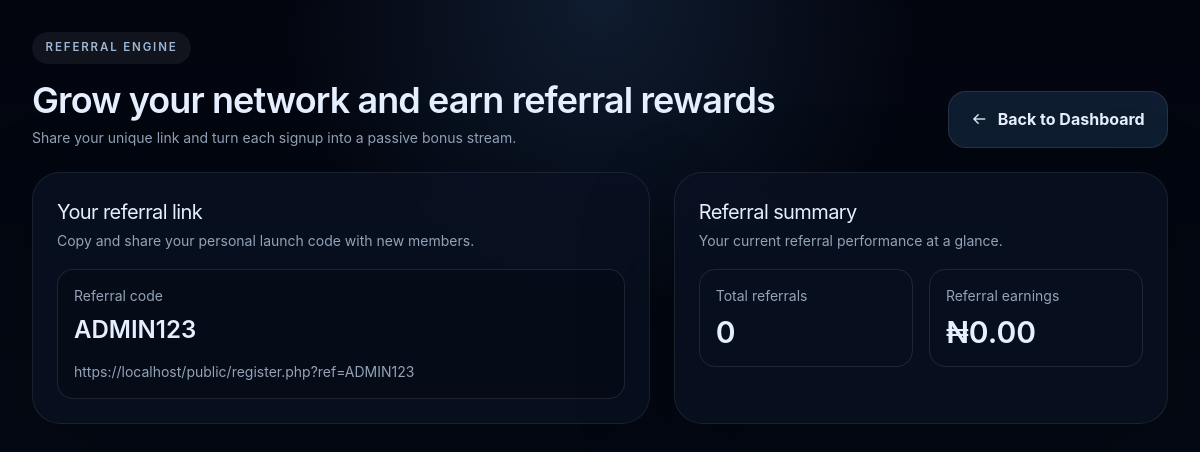
Page /referrals.php (signed in) on the committed database.
### tables this page shows
CREATE TABLE IF NOT EXISTS users (
    id INT AUTO_INCREMENT PRIMARY KEY,
    username VARCHAR(50) UNIQUE NOT NULL,
    email VARCHAR(100) UNIQUE NOT NULL,
    password VARCHAR(255) NOT NULL,
    referral_code VARCHAR(20) UNIQUE,
    referred_by INT DEFAULT NULL,
    is_admin TINYINT(1) DEFAULT 0,
    rank_level INT DEFAULT 1,
    total_referrals INT DEFAULT 0,
    referral_earnings DECIMAL(15,2) DEFAULT 0.00,
    created_at TIMESTAMP DEFAULT CURRENT_TIMESTAMP,
    updated_at TIMESTAMP DEFAULT CURRENT_TIMESTAMP ON UPDATE CURRENT_TIMESTAMP
);

### core/auth.php (called while the page is built, shortened)
<?php
require_once __DIR__ . '/database.php';
function getUser($user_id) {
    global $pdo;
    try {
        $stmt = $pdo->prepare("SELECT * FROM users WHERE id = ? LIMIT 1");
        $stmt->execute([$user_id]);
        return $stmt->fetch(PDO::FETCH_ASSOC);
    } catch (Exception $e) {
        error_log("GetUser Error: " . $e->getMessage());
        return false;
    }
}

### core/marketplace.php (called while the page is built, shortened)
<?php
require_once __DIR__ . '/notifications.php';
function getReferralSummary($user_id) {
    global $pdo;
    $stmt = $pdo->prepare("SELECT COUNT(*) as total_referrals, COALESCE(SUM(bonus_amount), 0) as total_bonus FROM referrals WHERE referrer_id = ?");
    $stmt->execute([$user_id]);
    return $stmt->fetch(PDO::FETCH_ASSOC);
}

### public/referrals.php (the view, shortened to what this page needs)
<?php
require_once __DIR__ . '/../core/database.php';
require_once __DIR__ . '/../core/auth.php';
require_once __DIR__ . '/../core/wallet.php';
require_once __DIR__ . '/../core/marketplace.php';
$user_id = $_SESSION['user_id'];
$user = getUser($user_id);
$summary = getReferralSummary($user_id);
$referralLink = 'https://' . $_SERVER['HTTP_HOST'] . '/public/register.php?ref=' . $user['referral_code'];
require_once __DIR__ . '/pages/header.php';
?>
<div class="flex flex-col gap-6">
    <div class="flex flex-col gap-3 lg:flex-row lg:items-end lg:justify-between">
        <div>
            <p class="badge">Referral engine</p>
            <h1 class="text-4xl font-semibold tracking-tight mt-4">Grow your network and earn referral rewards</h1>
            <p class="mt-2 text-sm text-slate-400">Share your unique link and turn each signup into a passive bonus stream.</p>
        </div>
        <a href="dashboard.php" class="action-button" style="max-width: 220px;"><i class="bx bx-arrow-back"></i> Back to Dashboard</a>
    </div>
    <div class="grid gap-6 lg:grid-cols-[1fr_0.8fr]">
        <section class="glass-card p-6">
            <div class="section-header">
                <div>
                    <h2>Your referral link</h2>
                    <p class="text-sm text-slate-400 mt-1">Copy and share your personal launch code with new members.</p>
                </div>
            </div>
            <div class="rounded-2xl border border-white/10 p-4 bg-black/20">
                <div class="text-sm text-slate-400 mb-2">Referral code</div>
                <div class="text-2xl font-semibold"><?= htmlspecialchars($user['referral_code']) ?></div>
                <div class="mt-4 text-sm text-slate-400 break-all"><?= htmlspecialchars($referralLink) ?></div>
            </div>
        </section>
        <section class="glass-card p-6">
            <div class="section-header">
                <div>
                    <h2>Referral summary</h2>
                    <p class="text-sm text-slate-400 mt-1">Your current referral performance at a glance.</p>
                </div>
            </div>
            <div class="grid gap-4 md:grid-cols-2">
                <div class="rounded-2xl border border-white/10 p-4">
                    <div class="text-sm text-slate-400">Total referrals</div>
                    <div class="text-3xl font-semibold mt-2"><?= (int) ($summary['total_referrals'] ?? 0) ?></div>
                </div>
                <div class="rounded-2xl border border-white/10 p-4">
                    <div class="text-sm text-slate-400">Referral earnings</div>
                    <div class="text-3xl font-semibold mt-2">₦<?= number_format($summary['total_bonus'] ?? 0, 2) ?></div>
                </div>
            </div>
        </section>
    </div>
</div>
<?php require_once __DIR__ . '/pages/footer.php'; ?>

### public/pages/header.php (style rules this page uses)
:root { color-scheme: dark; --bg: #050c17; --surface: rgba(10, 18, 35, 0.76); --surface-strong: rgba(15, 23, 42, 0.88); --border: rgba(255, 255, 255, 0.08); --text: #e6efff; --muted: #9fb7d6; --accent: #60a5fa; --accent-soft: rgba(96, 165, 250, 0.18); }
* { box-sizing: border-box; }
body { margin: 0; min-height: 100vh; background: radial-gradient(circle at top, rgba(96, 165, 250, 0.14), transparent 32%), linear-gradient(180deg, #02050e 0%, #050c17 100%); color: var(--text); font-family: Inter, ui-sans-serif, system-ui, -apple-system, BlinkMacSystemFont, "Segoe UI", sans-serif; }
.glass-card { background: var(--surface); border: 1px solid var(--border); box-shadow: 0 32px 100px rgba(0, 0, 0, 0.22); backdrop-filter: blur(18px); border-radius: 28px; }
.section-header { display: flex; align-items: center; justify-content: space-between; gap: 1rem; margin-bottom: 1.15rem; }
.section-header h2 { margin: 0; font-size: 1.25rem; letter-spacing: -0.03em; }
.badge { display: inline-flex; align-items: center; gap: 0.35rem; padding: 0.45rem 0.85rem; border-radius: 999px; background: rgba(255, 255, 255, 0.06); color: var(--muted); font-size: 0.72rem; text-transform: uppercase; letter-spacing: 0.16em; font-weight: 600; }
.action-button, .dashboard-link { display: inline-flex; align-items: center; justify-content: center; gap: 0.65rem; width: 100%; padding: 0.95rem 1rem; border-radius: 18px; border: 1px solid rgba(255, 255, 255, 0.1); background: rgba(96, 165, 250, 0.14); color: var(--text); font-weight: 700; text-decoration: none; transition: transform 0.2s ease, background-color 0.2s ease, border-color 0.2s ease; }

### rows in the picture
users: referral_code "ADMIN123", referral_code "https://localhost/public/register.php?ref=ADMIN123"

### other values in the picture
$summary['total_referrals'] "0"
$summary['total_bonus'] "0.00"
